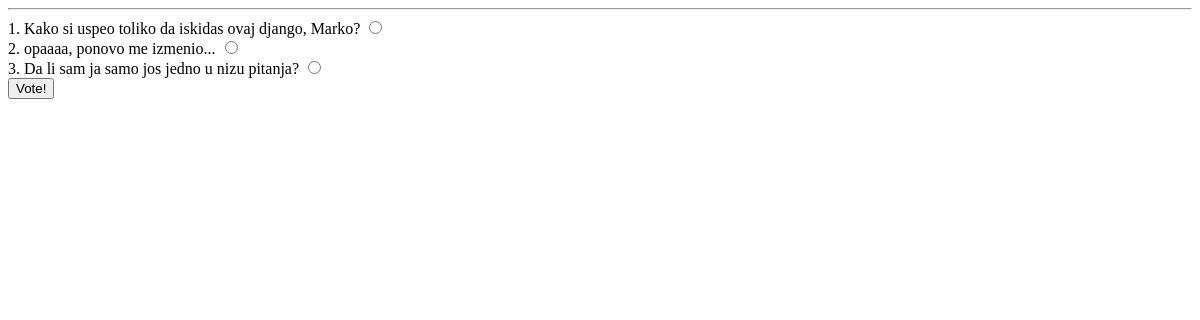
/audience/questions/vote/, run on an earlier commit of the app's database.
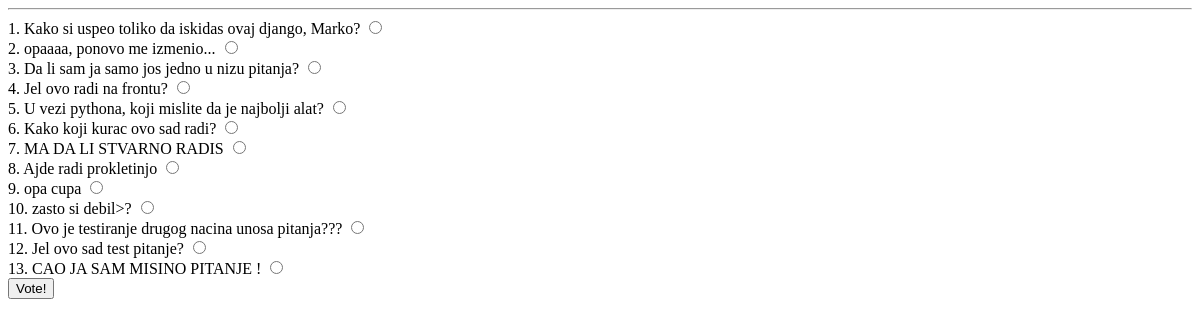
And on a later commit of the database.
### audience/models.py (models this page shows, shortened)
class AudienceQuestion(models.Model):
    aq_text = models.CharField(max_length=500)
    score = models.IntegerField(default=0)

### audience/views.py (the view, shortened to what this page needs)
# urls.py: url(r'^questions/vote/(?P<pk>[0-9]+)/$', views.Voter.as_view(), name='aq-voter'),
class Voter(APIView):
    def get(self, request):
        questions = AudienceQuestion.objects.all()
        serializer = AudienceQuestionSerializer(questions, many=True)
        context = {
            'questions': serializer.data
        }
        return render(request, 'audience/vote_form.html', context)

### audience/templates/audience/vote_form.html (shortened to what this page needs)
{% extends 'audience/base.html' %}
{% block body %}
    <hr>
    <form id="voter" method="post" action="">
        {% for q in questions %}
            <label for="question{{ q.id }}">{{ forloop.counter }}. {{ q.aq_text }}</label>
            <input type="radio" id="question{{ q.id }}" name="question" value="{{ q.id }}">
            <br>
        {% endfor %}
        <input type="submit" value="Vote!">
    </form>
{% endblock %}

### audience/templates/audience/base.html (shortened to what this page needs)
<!DOCTYPE html>
<html lang="en">
<head>
</head>
<body>
{% block body %}
{% endblock %}
</body>
</html>

What changed in the data, as far as the page shows it:
added AudienceQuestion: aq_text "Jel ovo radi na frontu?"
added AudienceQuestion: aq_text "U vezi pythona, koji mislite da je najbolji alat?"
added AudienceQuestion: aq_text "Kako koji kurac ovo sad radi?"
added AudienceQuestion: aq_text "MA DA LI STVARNO RADIS"
added AudienceQuestion: aq_text "Ajde radi prokletinjo"
added AudienceQuestion: aq_text "opa cupa"
added AudienceQuestion: aq_text "zasto si debil>?"
added AudienceQuestion: aq_text "Ovo je testiranje drugog nacina unosa pitanja???"
added AudienceQuestion: aq_text "Jel ovo sad test pitanje?"
added AudienceQuestion: aq_text "CAO JA SAM MISINO PITANJE !"
Also different on the page:
new list line: "4 . ☐ 4. Jel ovo radi na frontu?"
new list line: "5 . ☐ 5. U vezi pythona, koji mislit"
new list line: "6 . ☐ 6. Kako koji kurac ovo sad rad"
new list line: "7 . ☐ 7. MA DA LI STVARNO RADIS"
new list line: "8 . ☐ 8. Ajde radi prokletinjo"
new list line: "9 . ☐ 9. opa cupa"
new list line: "10 . ☐ 10. zasto si debil>?"
new list line: "11 . ☐ 11. Ovo je testiranje drugog n"
new list line: "12 . ☐ 12. Jel ovo sad test pitanje?"
new list line: "13 . ☐ 13. CAO JA SAM MISINO PITANJE"
